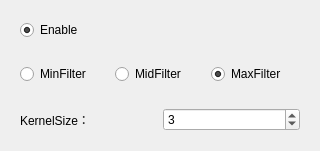
<?xml version="1.0" encoding="UTF-8"?>
<ui version="4.0">
 <class>SortedFilterWidget</class>
 <widget class="QWidget" name="SortedFilterWidget">
  <property name="geometry">
   <rect>
    <x>0</x>
    <y>0</y>
    <width>320</width>
    <height>144</height>
   </rect>
  </property>
  <property name="windowTitle">
   <string>Form</string>
  </property>
  <layout class="QVBoxLayout" name="verticalLayout">
   <item>
    <widget class="QWidget" name="enableWidget" native="true">
     <layout class="QHBoxLayout" name="horizontalLayout_2">
      <item>
       <widget class="QRadioButton" name="enableButton">
        <property name="text">
         <string>Enable</string>
        </property>
        <property name="checked">
         <bool>true</bool>
        </property>
       </widget>
      </item>
     </layout>
    </widget>
   </item>
   <item>
    <widget class="QWidget" name="FilterTypeWidget" native="true">
     <layout class="QHBoxLayout" name="horizontalLayout">
      <item>
       <widget class="QRadioButton" name="min">
        <property name="text">
         <string>MinFilter</string>
        </property>
       </widget>
      </item>
      <item>
       <widget class="QRadioButton" name="mid">
        <property name="text">
         <string>MidFilter</string>
        </property>
       </widget>
      </item>
      <item>
       <widget class="QRadioButton" name="max">
        <property name="text">
         <string>MaxFilter</string>
        </property>
        <property name="checked">
         <bool>true</bool>
        </property>
       </widget>
      </item>
     </layout>
    </widget>
   </item>
   <item>
    <widget class="QWidget" name="kernalSizeWidget" native="true">
     <layout class="QHBoxLayout" name="horizontalLayout_3">
      <item>
       <widget class="QLabel" name="label">
        <property name="text">
         <string>KernelSize：</string>
        </property>
       </widget>
      </item>
      <item>
       <widget class="QSpinBox" name="spinBox">
        <property name="minimum">
         <number>1</number>
        </property>
        <property name="maximum">
         <number>20</number>
        </property>
        <property name="value">
         <number>3</number>
        </property>
       </widget>
      </item>
     </layout>
    </widget>
   </item>
  </layout>
 </widget>
 <resources/>
 <connections/>
</ui>
